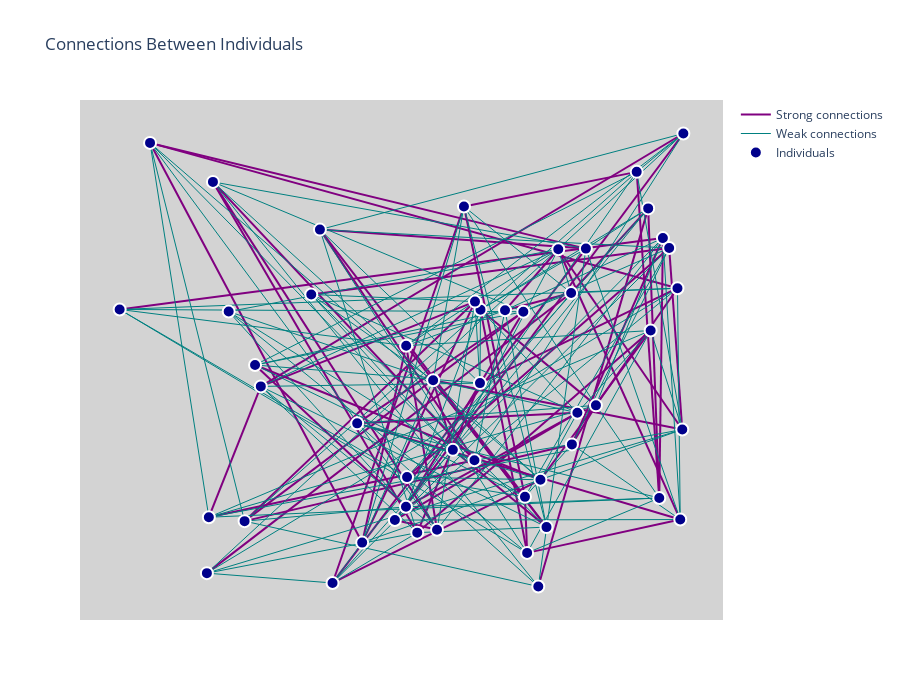

The notebook cell saved with this chart:
### Code cell
def compute_layout(G):
    """uses networkX's random layout to generate locations for our nodes"""
    #return nx.circular_layout(G,center=(0,0),dim=2)
    return nx.random_layout(G,center=(0,0),dim=2)

sim2 = Simulator(50)
sim2.initialize_individuals()

# Build the graph
G = build_population_graph(sim2.individuals)

# Compute layout
pos = compute_layout(G)

# Display
plot_graph_plotly(G, pos)

### Figure 1 — Plotly figure (JSON) as saved in the notebook; plotly's stock layout.template omitted (floating-point values rounded to 4 significant figures; data arrays with more than 128 entries replaced by an {"elided": "..."} marker saying what was removed)
{"data": [{"line": {"color": "purple", "width": 2}, "marker": {"line": {"color": "White", "width": 2}, "size": 12}, "mode": "lines", "name": "Strong connections", "type": "scatter", "x": {"elided": "192 float values"}, "y": {"elided": "192 float values"}}, {"line": {"color": "teal", "width": 1}, "marker": {"line": {"color": "White", "width": 2}, "size": 12}, "mode": "lines", "name": "Weak connections", "type": "scatter", "x": {"elided": "363 float values"}, "y": {"elided": "363 float values"}}, {"marker": {"color": "darkblue", "line": {"color": "White", "width": 2}, "size": 12}, "mode": "markers", "name": "Individuals", "type": "scatter", "x": [0.9747, 0.4881, 0.9242, 0.817, 0.735, 0.1748, 0.7387, 0.4232, 0.8343, 0.9496, 0.6777, 0.2473, 0.6346, 0.6355, 0.5072, 0.2293, 0.06649, 0.5607, 0.626, 0.5075, 0.9848, 0.9045, 0.9829, 0.1678, 0.9285, 0.7158, 0.9433, 0.509, 0.7121, 0.7929, 0.6251, 0.607, 0.554, 0.3441, 0.5879, 0.7694, 0.2019, 0.7916, 0.7093, 0.9604, 0.359, 0.5266, 0.3807, 0.1644, 0.4318, 0.7492, 0.2572, 0.8023, 0.01416, 0.9795], "y": [0.6559, 0.1509, 0.8298, 0.7422, 0.006179, 0.8875, 0.2386, 0.3615, 0.4007, 0.7651, 0.6078, 0.4887, 0.4492, 0.6092, 0.1797, 0.1485, 0.9724, 0.1299, 0.6268, 0.5306, 0.9929, 0.9093, 0.3481, 0.1571, 0.5638, 0.07941, 0.199, 0.2444, 0.2015, 0.3157, 0.2811, 0.834, 0.4553, 0.6424, 0.3038, 0.7407, 0.605, 0.6456, 0.6047, 0.7435, 0.7836, 0.1234, 0.01388, 0.03525, 0.1018, 0.1356, 0.442, 0.3845, 0.6096, 0.152]}], "layout": {"height": 700, "hovermode": "closest", "plot_bgcolor": "lightgray", "showlegend": true, "title": {"text": "Connections Between Individuals"}, "width": 900, "xaxis": {"showgrid": false, "showticklabels": false, "zeroline": false}, "yaxis": {"showgrid": false, "showticklabels": false, "zeroline": false}}}
